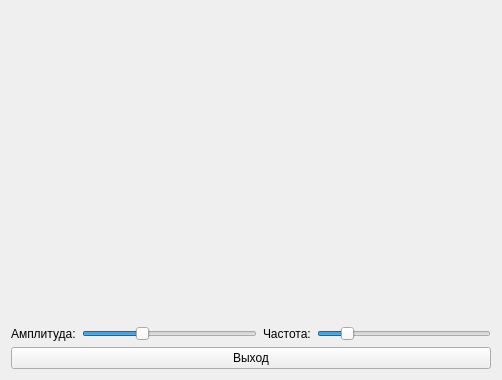
<?xml version="1.0" encoding="UTF-8"?>
<ui version="4.0">
 <class>MainWindow</class>
 <widget class="QMainWindow" name="MainWindow">
  <property name="geometry">
   <rect>
    <x>0</x>
    <y>0</y>
    <width>500</width>
    <height>380</height>
   </rect>
  </property>
  <property name="windowTitle">
   <string>MainWindow</string>
  </property>
  <widget class="QWidget" name="centralWidget">
   <layout class="QVBoxLayout" name="verticalLayout">
    <item>
     <widget class="GLWidget" name="widget" native="true">
      <property name="minimumSize">
       <size>
        <width>480</width>
        <height>260</height>
       </size>
      </property>
     </widget>
    </item>
    <item>
     <layout class="QHBoxLayout" name="horizontalLayout">
      <item>
       <widget class="QLabel" name="lblAmp">
        <property name="text">
         <string>Амплитуда:</string>
        </property>
       </widget>
      </item>
      <item>
       <widget class="QSlider" name="slAmplitude">
        <property name="minimum">
         <number>10</number>
        </property>
        <property name="maximum">
         <number>130</number>
        </property>
        <property name="value">
         <number>50</number>
        </property>
        <property name="orientation">
         <enum>Qt::Orientation::Horizontal</enum>
        </property>
       </widget>
      </item>
      <item>
       <widget class="QLabel" name="lblFreq">
        <property name="text">
         <string>Частота:</string>
        </property>
       </widget>
      </item>
      <item>
       <widget class="QSlider" name="slFrequency">
        <property name="minimum">
         <number>1</number>
        </property>
        <property name="maximum">
         <number>15</number>
        </property>
        <property name="value">
         <number>3</number>
        </property>
        <property name="orientation">
         <enum>Qt::Orientation::Horizontal</enum>
        </property>
       </widget>
      </item>
     </layout>
    </item>
    <item>
     <widget class="QPushButton" name="pushButton">
      <property name="text">
       <string>Выход</string>
      </property>
     </widget>
    </item>
   </layout>
  </widget>
 </widget>
 <layoutdefault spacing="6" margin="11"/>
 <customwidgets>
  <customwidget>
   <class>GLWidget</class>
   <extends>QWidget</extends>
   <header>glwidget.h</header>
   <container>1</container>
  </customwidget>
 </customwidgets>
 <resources/>
 <connections>
  <connection>
   <sender>pushButton</sender>
   <signal>clicked()</signal>
   <receiver>MainWindow</receiver>
   <slot>close()</slot>
   <hints>
    <hint type="sourcelabel">
     <x>250</x>
     <y>360</y>
    </hint>
    <hint type="destinationlabel">
     <x>250</x>
     <y>190</y>
    </hint>
   </hints>
  </connection>
 </connections>
</ui>
